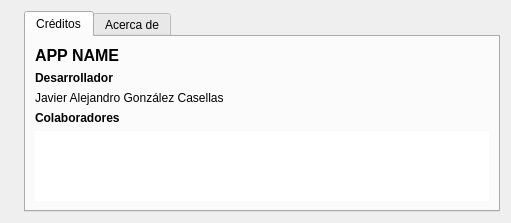
<?xml version="1.0" encoding="UTF-8"?>
<ui version="4.0">
 <class>Dialog</class>
 <widget class="QDialog" name="Dialog">
  <property name="geometry">
   <rect>
    <x>0</x>
    <y>0</y>
    <width>511</width>
    <height>218</height>
   </rect>
  </property>
  <property name="windowTitle">
   <string>Acerca de</string>
  </property>
  <property name="modal">
   <bool>true</bool>
  </property>
  <layout class="QGridLayout" name="gridLayout">
   <item row="0" column="1">
    <widget class="QTabWidget" name="tabWidget">
     <property name="currentIndex">
      <number>0</number>
     </property>
     <widget class="QWidget" name="tab">
      <attribute name="title">
       <string>Créditos</string>
      </attribute>
      <layout class="QGridLayout" name="gridLayout_2">
       <item row="0" column="0">
        <widget class="QLabel" name="app_name">
         <property name="font">
          <font>
           <pointsize>12</pointsize>
           <weight>75</weight>
           <bold>true</bold>
          </font>
         </property>
         <property name="text">
          <string>APP NAME</string>
         </property>
        </widget>
       </item>
       <item row="1" column="0">
        <widget class="QWidget" name="widget_2" native="true">
         <layout class="QGridLayout" name="gridLayout_3">
          <property name="leftMargin">
           <number>0</number>
          </property>
          <property name="topMargin">
           <number>0</number>
          </property>
          <property name="rightMargin">
           <number>0</number>
          </property>
          <property name="bottomMargin">
           <number>0</number>
          </property>
          <item row="4" column="0">
           <widget class="QPlainTextEdit" name="colaborators">
            <property name="frameShape">
             <enum>QFrame::NoFrame</enum>
            </property>
            <property name="readOnly">
             <bool>true</bool>
            </property>
           </widget>
          </item>
          <item row="3" column="0">
           <widget class="QLabel" name="label_4">
            <property name="font">
             <font>
              <weight>75</weight>
              <bold>true</bold>
             </font>
            </property>
            <property name="text">
             <string>Colaboradores</string>
            </property>
           </widget>
          </item>
          <item row="0" column="0">
           <widget class="QLabel" name="label_3">
            <property name="font">
             <font>
              <weight>75</weight>
              <bold>true</bold>
             </font>
            </property>
            <property name="text">
             <string>Desarrollador</string>
            </property>
           </widget>
          </item>
          <item row="2" column="0">
           <widget class="QLabel" name="developer">
            <property name="text">
             <string>Javier Alejandro González Casellas</string>
            </property>
           </widget>
          </item>
         </layout>
        </widget>
       </item>
      </layout>
     </widget>
     <widget class="QWidget" name="tab_2">
      <attribute name="title">
       <string>Acerca de</string>
      </attribute>
      <layout class="QGridLayout" name="gridLayout_4">
       <item row="0" column="0">
        <widget class="QPlainTextEdit" name="about">
         <property name="frameShape">
          <enum>QFrame::NoFrame</enum>
         </property>
         <property name="readOnly">
          <bool>true</bool>
         </property>
        </widget>
       </item>
      </layout>
     </widget>
    </widget>
   </item>
   <item row="0" column="0">
    <widget class="QLabel" name="label">
     <property name="maximumSize">
      <size>
       <width>200</width>
       <height>200</height>
      </size>
     </property>
     <property name="text">
      <string/>
     </property>
     <property name="pixmap">
      <pixmap resource="app.qrc">:/icons/images/start.ico</pixmap>
     </property>
     <property name="scaledContents">
      <bool>true</bool>
     </property>
    </widget>
   </item>
  </layout>
 </widget>
 <resources>
  <include location="app.qrc"/>
 </resources>
 <connections/>
</ui>
